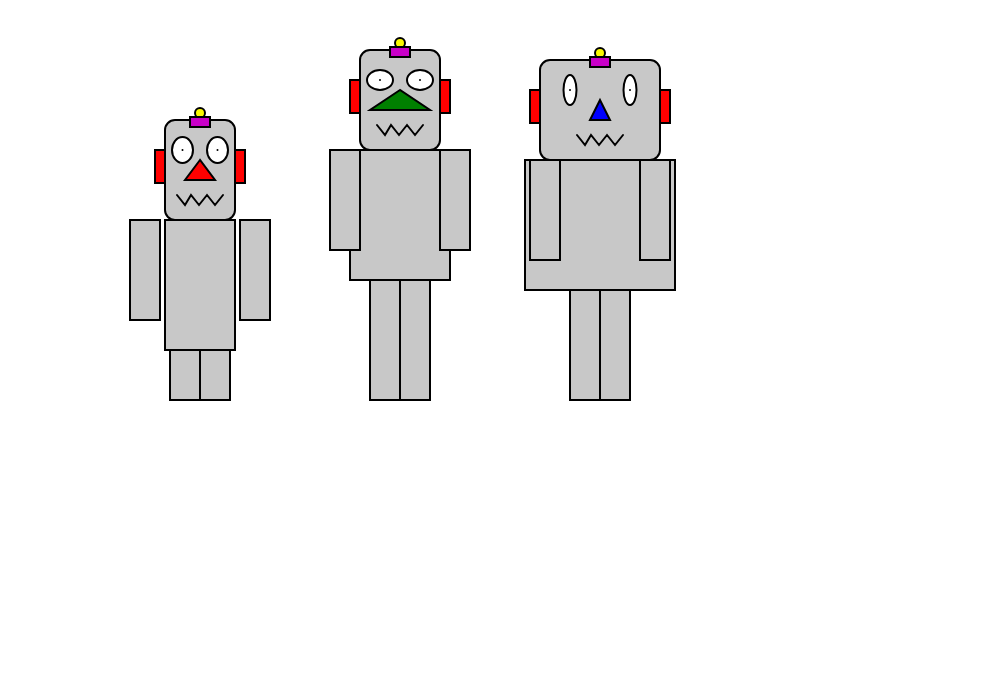
Frame 1 (no input)
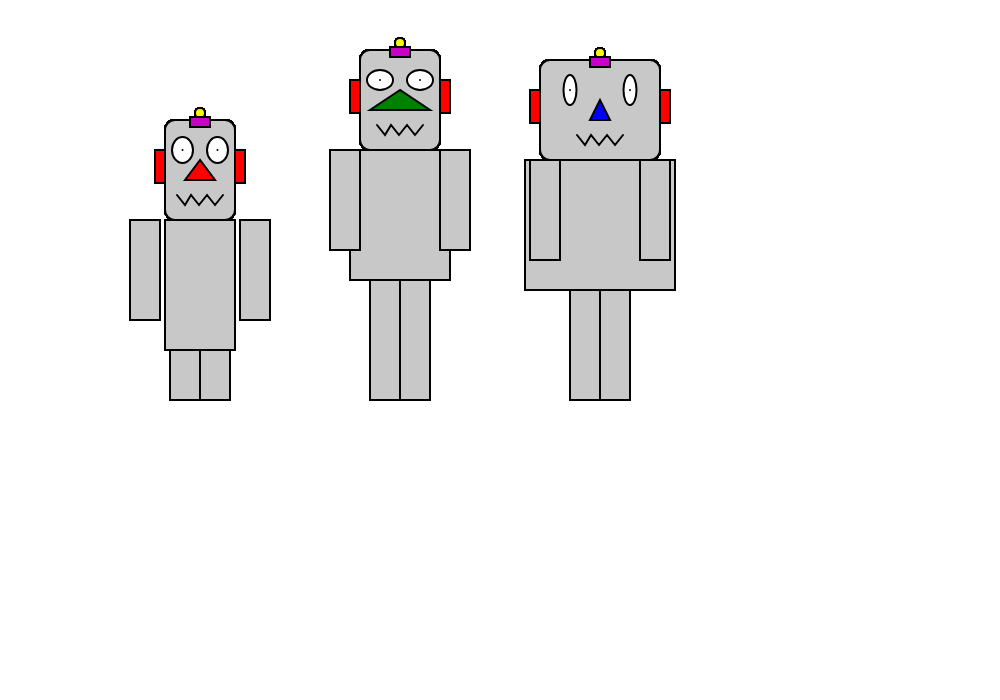
Frame 60 (no input)
Frame 120 (the mouse pressed at the canvas centre since frame 60): identical to frame 60, image omitted

The p5.js sketch that drew these frames (run headless with seeded random() and noise() and a simulated clock; from frame 60 on, the mouse is pressed at the canvas centre):

// p5.js sketch
// ── sketch.js
//Hack it - we are the robot family

//TASK 1. modify the code so that all three robots are drawn
//TASK 2. try changing the numbers to create your robot family
//TASK 3. create more arrays and use the values in them to add more variation to the robots


var robotWidths;
var robotHeights;
var headWidths;

function setup() {
    //create a canvas for the robot
    createCanvas(1000, 700);
    robotWidths = [70, 100, 150];
    robotHeights = [50, 120, 110];
    headWidths = [0.7, 0.8, 1.2];
    noseColors = ["red", "green", "blue"];
    eyeHeights = [26, 20, 30];
    eyeWidths = [21, 26, 13];
    noseWidths = [15, 30, 10];
}

function draw() {
    strokeWeight(2);
    translate(0, 400);

    //draw the robots
    for (var i = 0; i < robotWidths.length; i++) {
        translate(200, 0);

        fill(200);
        rect(-robotWidths[i] / 2, -robotHeights[i] - 130, robotWidths[i], 130);
        rect(-70, -robotHeights[i] - 130, 30, 100);
        rect(40, -robotHeights[i] - 130, 30, 100);
        rect(-30, -robotHeights[i], 30, robotHeights[i]);
        rect(0, -robotHeights[i], 30, robotHeights[i]);

        //robot heads
        fill(200);
        rect(-50 * headWidths[i], -robotHeights[i] - 230, 100 * headWidths[i], 100, 10);

        //ears
        fill(255, 0, 0);
        rect(-50 * headWidths[i] - 10, -robotHeights[i] - 200, 10, 33);
        rect(50 * headWidths[i], -robotHeights[i] - 200, 10, 33);

        //robots' antennas
        fill(250, 250, 0);
        ellipse(0, -robotHeights[i] - 237, 10, 10);
        fill(200, 0, 200);
        rect(-10, -robotHeights[i] - 233, 20, 10);

        //robot's eyes
        fill(255);
        ellipse(-25 * headWidths[i], -robotHeights[i] - 200, eyeWidths[i], eyeHeights[i]);
        point(-25 * headWidths[i], -robotHeights[i] - 200);
        ellipse(25 * headWidths[i], -robotHeights[i] - 200, eyeWidths[i], eyeHeights[i]);
        point(25 * headWidths[i], -robotHeights[i] - 200);

        //robots' nose
        fill(noseColors[i]);
        triangle(0, -robotHeights[i] - 190, -noseWidths[i], -robotHeights[i] - 170, noseWidths[i], -robotHeights[i] - 170);

        //robot mouth
        noFill();
        beginShape();
        vertex(-23, -robotHeights[i] - 155);
        vertex(-15, -robotHeights[i] - 145);
        vertex(-9, -robotHeights[i] - 155);
        vertex(-1, -robotHeights[i] - 145);
        vertex(7, -robotHeights[i] - 155);
        vertex(15, -robotHeights[i] - 145);
        vertex(23, -robotHeights[i] - 155);
        endShape();
    }





}
